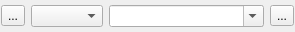
<?xml version="1.0" encoding="UTF-8"?>
<ui version="4.0">
 <class>FilterClauseWidget</class>
 <widget class="QWidget" name="FilterClauseWidget">
  <property name="geometry">
   <rect>
    <x>0</x>
    <y>0</y>
    <width>295</width>
    <height>32</height>
   </rect>
  </property>
  <property name="windowTitle">
   <string>Form</string>
  </property>
  <layout class="QHBoxLayout" name="horizontalLayout">
   <property name="margin">
    <number>1</number>
   </property>
   <item>
    <widget class="QToolButton" name="filterTypeTool">
     <property name="text">
      <string>...</string>
     </property>
     <property name="icon">
      <iconset resource="resources.qrc">
       <normaloff>:/plugins/ark/filter/includeFilter.png</normaloff>:/plugins/ark/filter/includeFilter.png</iconset>
     </property>
     <property name="popupMode">
      <enum>QToolButton::InstantPopup</enum>
     </property>
    </widget>
   </item>
   <item>
    <widget class="QComboBox" name="filterClassCombo"/>
   </item>
   <item>
    <widget class="QComboBox" name="filterRangeCombo">
     <property name="sizePolicy">
      <sizepolicy hsizetype="Expanding" vsizetype="Fixed">
       <horstretch>0</horstretch>
       <verstretch>0</verstretch>
      </sizepolicy>
     </property>
     <property name="editable">
      <bool>true</bool>
     </property>
    </widget>
   </item>
   <item>
    <widget class="QToolButton" name="filterActionTool">
     <property name="text">
      <string>...</string>
     </property>
     <property name="icon">
      <iconset resource="resources.qrc">
       <normaloff>:/plugins/ark/filter/addFilter.svg</normaloff>:/plugins/ark/filter/addFilter.svg</iconset>
     </property>
    </widget>
   </item>
  </layout>
 </widget>
 <resources>
  <include location="resources.qrc"/>
 </resources>
 <connections/>
</ui>
